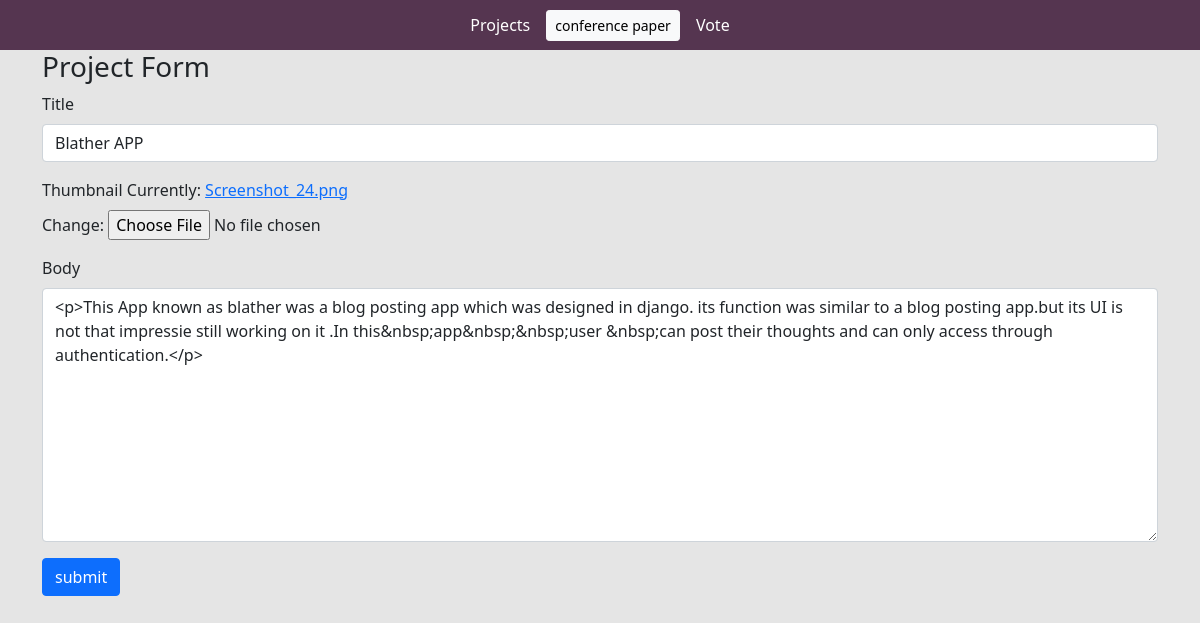
Page /edit-project/6644f281-682a-403c-b2fe-692f90b3800d/ on the committed database.
### base/models.py (models this page shows, shortened)
class Project(models.Model):
    title = models.CharField(max_length=200)
    thumbnail = models.ImageField(null=True)
    body = RichTextUploadingField()
    slug = models.SlugField(null=True, blank=True)
    created = models.DateTimeField(auto_now_add=True)
    id = models.UUIDField(default=uuid.uuid4,  unique=True,
                          primary_key=True, editable=False)

### base/views.py (the view)
# urls.py: path('edit-project/<str:pk>/', views.editProject, name="edit-project"),
def editProject(request, pk):
    project = Project.objects.get(id=pk)
    form = ProjectForm(instance=project)
    if request.method == 'POST':
        form = ProjectForm(request.POST, request.FILES, instance=project)
        if form.is_valid():
            form.save()
            return redirect('home')
    context = {'form': form}
    return render(request, 'base/project_form.html', context)

### base/forms.py
class ProjectForm(ModelForm):
    class Meta:
        model = Project
        fields = ['title', 'thumbnail', 'body']
    def __init__(self, *args, **kwargs):
        super(ProjectForm, self).__init__(*args, **kwargs)
        self.fields['title'].widget.attrs.update(
            {'class': 'form-control'})
        self.fields['body'].widget.attrs.update(
            {'class': 'form-control', })

### base/templates/base/project_form.html (shortened to what this page needs)
{% extends 'base/main.html' %}
{% load static %}
{% block content %}
<div class="container">
    <h3>Project Form</h3>
    <form method="POST" enctype="multipart/form-data">
        {% for field in form %}
        <div class="mb-3">
            <label for="exampleInputPassword1" class="form-label">{{field.label}}</label>
            {{field}}
        </div>
        {% endfor %}
        <input class="btn btn-primary" type="submit" value="submit">
    </form>
</div>
{% endblock content %}

### static/styles/main.css (style rules this page uses)
body { background-color: #E5E5E5; }

### rows in the picture
Project: form "Blather APP" "<p>This App known as blather was a blog posting app which was designed in django. its function was similar to a blog posting app.but its UI is not that impressie still working on it .In this&nbsp;app&nbsp;&nbsp;user &nbsp;can post their thoughts and can only access through authentication.</p>"

### other values in the picture
{{ field.label }} "Title" "Thumbnail" "Body"
